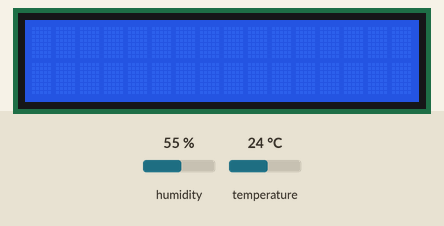
Bench run of a sketch on a simulated Arduino Uno, built with avr-gcc and run on an emulated ATmega328P. On the bench: 16×2 character LCD. The test bench sets the inputs (shaded band); at power-on: humidity 55 %, temperature 24 °C.

Above: at 1.2 s.
1.3 s: humidity set to 22 %
At 7.3 s:
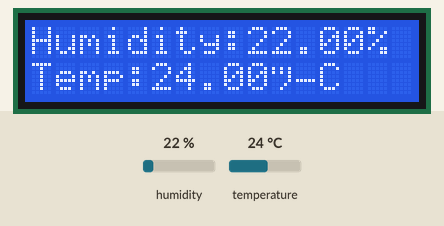
7.6 s: temperature set to 12 °C
At 13.0 s:
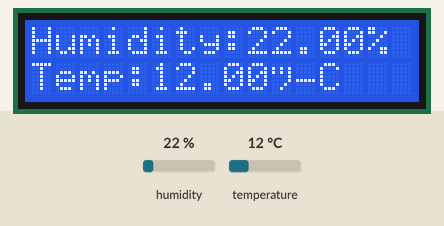
13.7 s: humidity set to 40 %
At 19.5 s:
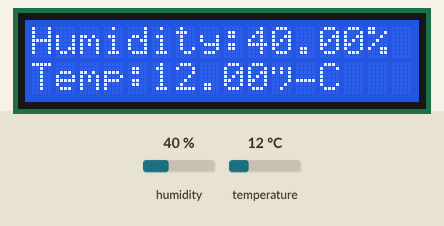
19.8 s: temperature set to 19 °C
At 25.4 s:
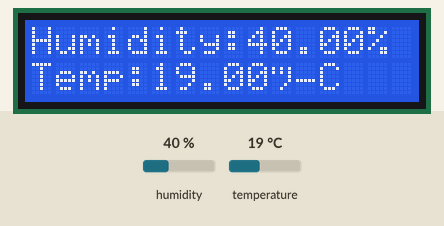
Timing chart, 0 to 26.8 s (numbered marks = the images above; inputs shaded):
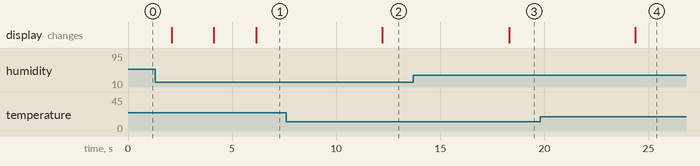

Measured:
- after the input at 7.6 s, the display: changes after 4.6 s (image 2)
- after the input at 13.7 s, the display: changes after 4.6 s (image 3)
- after the input at 19.8 s, the display: changes after 4.6 s (image 4)

The sketch:

sketch_apr7a.ino
```cpp
#include <Wire.h>
#include <LiquidCrystal_I2C.h>
#include "DHT.h"

#define DHTPIN 2     // Digital pin connected to the DHT sensor

#define DHTTYPE DHT11   // DHT 11

DHT dht(DHTPIN, DHTTYPE);
LiquidCrystal_I2C lcd(0x27,16,2);

void setup() {
  lcd.init();         // initialize
  lcd.backlight();    // turn ON backlight
dht.begin();

}

void loop() {


  float h = dht.readHumidity();

  float t = dht.readTemperature();

  float f = dht.readTemperature(true);

  if (isnan(h) || isnan(t) || isnan(f)) {
    Serial.println(F("Failed to read from DHT sensor!"));
    return;
  }


  lcd.setCursor(0,0);
  delay(2000);
  lcd.print(F("Humidity:"));
  lcd.print(h);
  lcd.print(F("%"));

  lcd.setCursor(0,1);
  delay(2000);
 lcd.print(F("Temp:"));
 lcd.print(t);
  lcd.print(F("°C"));
}
```
